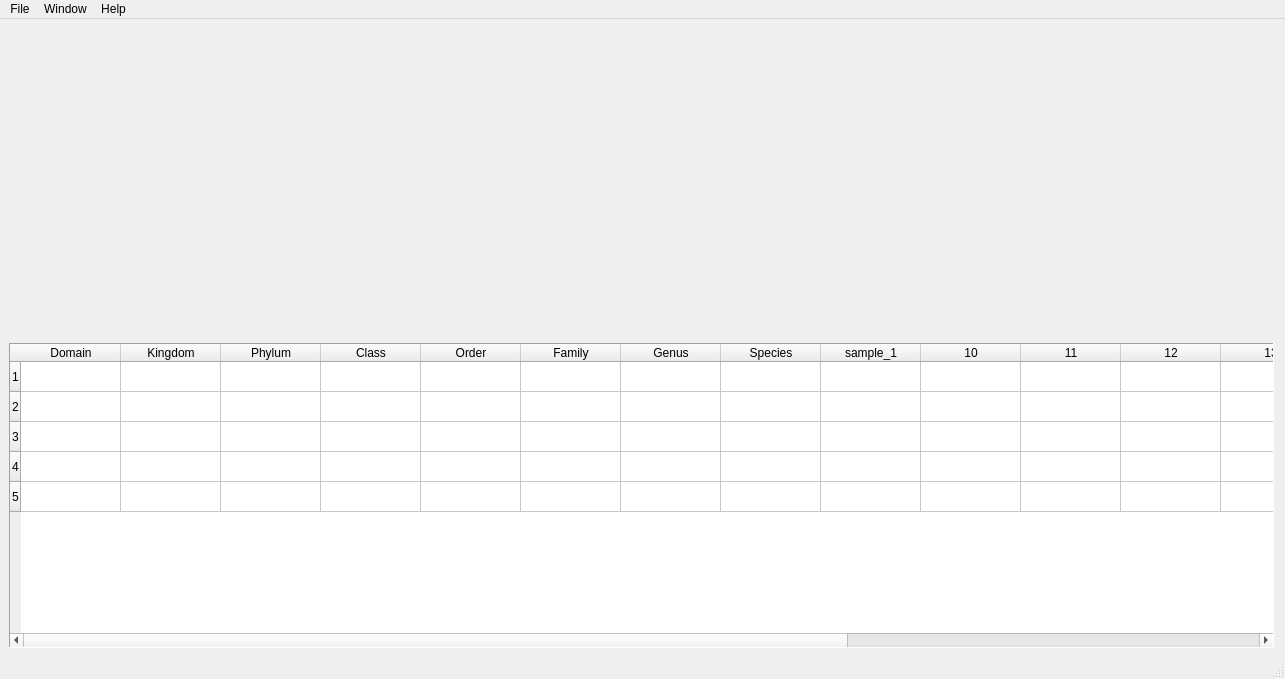
<?xml version="1.0" encoding="UTF-8"?>
<ui version="4.0">
 <class>MainWindow</class>
 <widget class="QMainWindow" name="MainWindow">
  <property name="geometry">
   <rect>
    <x>0</x>
    <y>0</y>
    <width>1285</width>
    <height>679</height>
   </rect>
  </property>
  <property name="windowTitle">
   <string>MainWindow</string>
  </property>
  <widget class="QWidget" name="centralwidget">
   <layout class="QVBoxLayout" name="verticalLayout">
    <property name="spacing">
     <number>9</number>
    </property>
    <property name="rightMargin">
     <number>11</number>
    </property>
    <item>
     <widget class="QWidget" name="widget" native="true"/>
    </item>
    <item>
     <spacer name="verticalSpacer">
      <property name="orientation">
       <enum>Qt::Vertical</enum>
      </property>
      <property name="sizeHint" stdset="0">
       <size>
        <width>20</width>
        <height>20</height>
       </size>
      </property>
     </spacer>
    </item>
    <item>
     <widget class="QTableWidget" name="tableWidget">
      <property name="sizePolicy">
       <sizepolicy hsizetype="Expanding" vsizetype="Expanding">
        <horstretch>0</horstretch>
        <verstretch>0</verstretch>
       </sizepolicy>
      </property>
      <property name="autoFillBackground">
       <bool>false</bool>
      </property>
      <property name="frameShape">
       <enum>QFrame::Panel</enum>
      </property>
      <property name="frameShadow">
       <enum>QFrame::Sunken</enum>
      </property>
      <property name="lineWidth">
       <number>1</number>
      </property>
      <property name="showGrid">
       <bool>true</bool>
      </property>
      <property name="wordWrap">
       <bool>true</bool>
      </property>
      <property name="rowCount">
       <number>5</number>
      </property>
      <property name="columnCount">
       <number>18</number>
      </property>
      <attribute name="horizontalHeaderCascadingSectionResizes">
       <bool>false</bool>
      </attribute>
      <row/>
      <row/>
      <row/>
      <row/>
      <row/>
      <column>
       <property name="text">
        <string>Domain</string>
       </property>
      </column>
      <column>
       <property name="text">
        <string>Kingdom</string>
       </property>
      </column>
      <column>
       <property name="text">
        <string>Phylum</string>
       </property>
      </column>
      <column>
       <property name="text">
        <string>Class</string>
       </property>
      </column>
      <column>
       <property name="text">
        <string>Order</string>
       </property>
      </column>
      <column>
       <property name="text">
        <string>Family</string>
       </property>
      </column>
      <column>
       <property name="text">
        <string>Genus</string>
       </property>
      </column>
      <column>
       <property name="text">
        <string>Species</string>
       </property>
      </column>
      <column>
       <property name="text">
        <string>sample_1</string>
       </property>
      </column>
      <column/>
      <column/>
      <column/>
      <column/>
      <column/>
      <column/>
      <column/>
      <column/>
      <column/>
     </widget>
    </item>
   </layout>
  </widget>
  <widget class="QStatusBar" name="statusbar"/>
  <widget class="QMenuBar" name="menubar">
   <property name="geometry">
    <rect>
     <x>0</x>
     <y>0</y>
     <width>1285</width>
     <height>26</height>
    </rect>
   </property>
   <widget class="QMenu" name="menuFile">
    <property name="title">
     <string>File</string>
    </property>
    <widget class="QMenu" name="menuImport">
     <property name="title">
      <string>Import</string>
     </property>
     <addaction name="actionMEGAN_file"/>
     <addaction name="actionOther"/>
    </widget>
    <addaction name="menuImport"/>
    <addaction name="actionExport_2"/>
   </widget>
   <widget class="QMenu" name="menuWindow">
    <property name="title">
     <string>Window</string>
    </property>
   </widget>
   <widget class="QMenu" name="menuHelp">
    <property name="title">
     <string>Help</string>
    </property>
   </widget>
   <addaction name="menuFile"/>
   <addaction name="menuWindow"/>
   <addaction name="menuHelp"/>
  </widget>
  <action name="actionExport_2">
   <property name="text">
    <string>Export</string>
   </property>
  </action>
  <action name="actionMEGAN_file">
   <property name="text">
    <string>MEGAN file</string>
   </property>
  </action>
  <action name="actionOther">
   <property name="text">
    <string>Other</string>
   </property>
  </action>
 </widget>
 <resources/>
 <connections/>
</ui>
